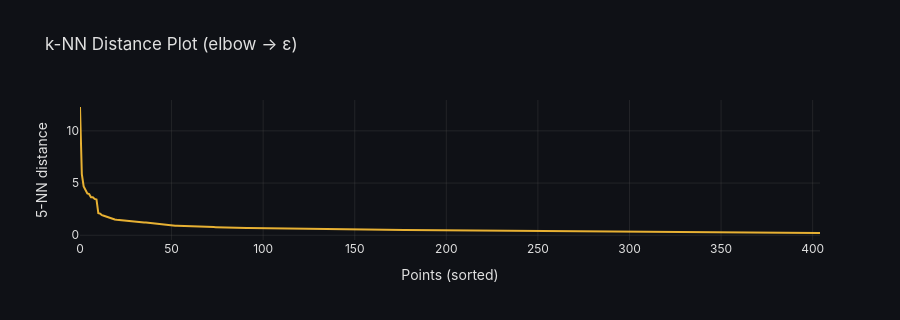

Here is the notebook cell this chart was saved with:
### Markdown cell above
## 3. DBSCAN : Density-Based Clustering

DBSCAN does not require specifying K; it finds dense clusters and labels outliers as −1.

Useful for detecting **stress / anomaly regimes** that don't fit Gaussian clusters.

### Code cell
# PCA to 2D for visualisation
from sklearn.decomposition import PCA
pca = PCA(n_components=2, random_state=42)
X_pca = pca.fit_transform(X_scaled_train)

# Tune epsilon via nearest-neighbour distances
from sklearn.neighbors import NearestNeighbors
nn = NearestNeighbors(n_neighbors=5)
nn.fit(X_scaled_train)
dists, _ = nn.kneighbors(X_scaled_train)
k_dists  = np.sort(dists[:, -1])[::-1]

fig = go.Figure(go.Scatter(y=k_dists, mode="lines",
    line=dict(color="rgba(255,195,55,0.9)")))
fig.update_layout(title="k-NN Distance Plot (elbow → ε)", xaxis_title="Points (sorted)",
                  yaxis_title="5-NN distance", height=320, **_DARK_LAYOUT)
fig.show()

### Figure 1 — Plotly figure (JSON) as saved in the notebook; plotly's stock layout.template omitted (floating-point values rounded to 4 significant figures; data arrays with more than 128 entries replaced by an {"elided": "..."} marker saying what was removed)
{"data": [{"line": {"color": "rgba(255,195,55,0.9)"}, "mode": "lines", "type": "scatter", "y": {"elided": "405 float values"}}], "layout": {"font": {"color": "#e0e0e0", "family": "Inter, Arial, sans-serif"}, "height": 320, "legend": {"bgcolor": "rgba(30,30,40,0.8)", "bordercolor": "rgba(80,80,80,0.5)", "borderwidth": 1}, "paper_bgcolor": "rgba(15,17,22,1)", "plot_bgcolor": "rgba(15,17,22,1)", "title": {"text": "k-NN Distance Plot (elbow → ε)"}, "xaxis": {"gridcolor": "rgba(80,80,80,0.3)", "showgrid": true, "title": {"text": "Points (sorted)"}, "zeroline": false}, "yaxis": {"gridcolor": "rgba(80,80,80,0.3)", "showgrid": true, "title": {"text": "5-NN distance"}, "zeroline": false}}}
